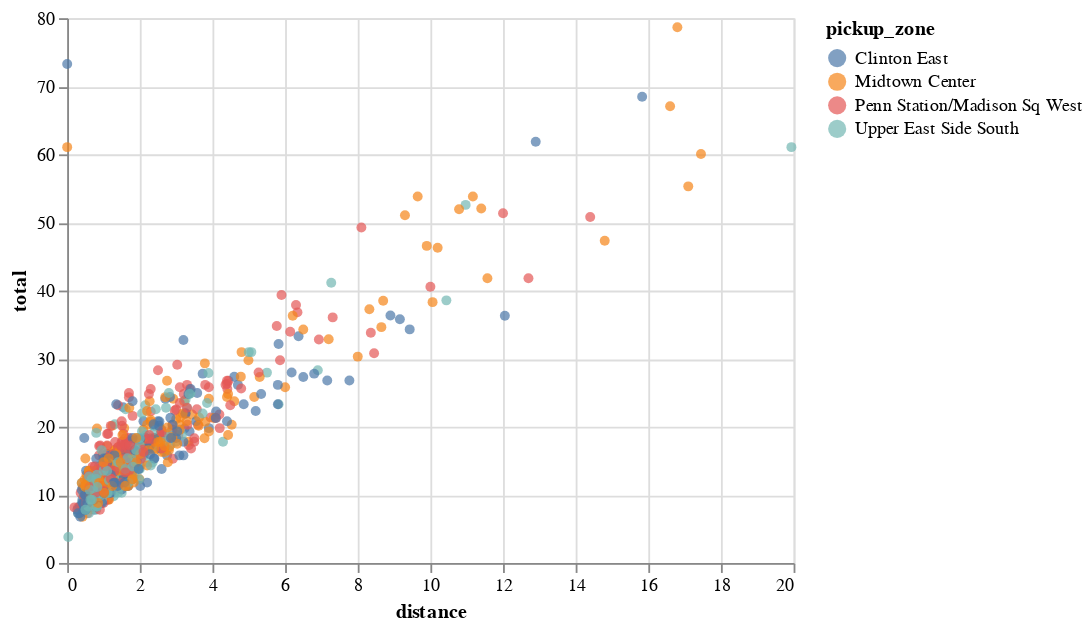

This figure's notebook cell:
### Markdown cell above
Now there are only four pickup zones. It does not seem like a good candidate for predictions, because there are no clear patterns in this data.

### Code cell
alt.Chart(df).mark_circle().encode(
    x = "distance",
    y = "total",
    color = "pickup_zone:N"
)

### Figure 1 — Vega-Lite specification as saved in the notebook (floating-point values rounded to 4 significant figures; data arrays with more than 128 entries replaced by an {"elided": "..."} marker saying what was removed)
{"config": {"view": {"continuousWidth": 400, "continuousHeight": 300}}, "data": {"name": "data-de8a743af935577b6e47e5c84adc150b"}, "mark": "circle", "encoding": {"color": {"field": "pickup_zone", "type": "nominal"}, "x": {"field": "distance", "type": "quantitative"}, "y": {"field": "total", "type": "quantitative"}}, "$schema": "https://vega.github.io/schema/vega-lite/v4.17.0.json", "datasets": {"data-de8a743af935577b6e47e5c84adc150b": {"elided": "859 records"}}}
